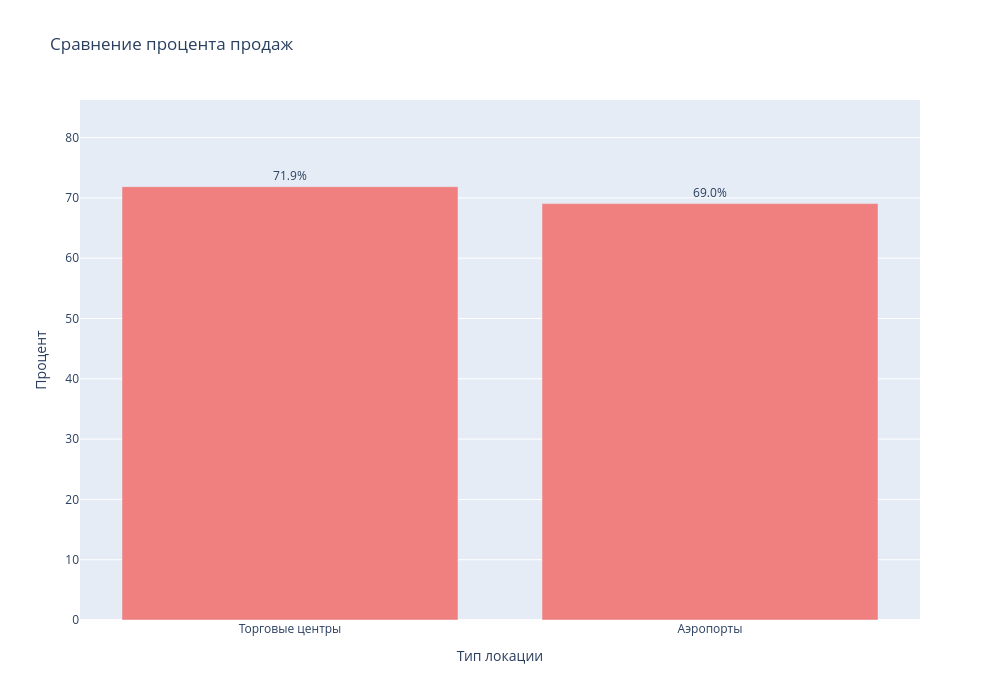

Notebook source saved alongside this figure:
### Markdown cell above
## Гипотеза 5: Shop-in-Shop форматы более эффективны в торговых центрах, чем в аэропортах.

### Code cell
import pandas as pd
import matplotlib.pyplot as plt
from scipy.stats import ttest_ind

shop_df = df2[df2['event_type'] == 'Shop-in-Shop']

mall_events = shop_df[shop_df['location_type'] == 'Luxury Mall']
airport_events = shop_df[shop_df['location_type'] == 'Airport Duty-Free']


t_stat, p_value = ttest_ind(mall_events["sell_through_pct"], airport_events["sell_through_pct"])

mall_avg = mall_events["sell_through_pct"].mean()
airport_avg = airport_events["sell_through_pct"].mean()

print(f"Средний % продаж в ТЦ: {mall_avg:.1f} %")
print(f"Средний % продаж в аэропортах: {airport_avg:.1f}%")
print()
print(f"P-value: {p_value:.4f}")

if p_value < 0.05:
    print("Разница статистически значима - гипотеза подтверждается")
else:
    print("Разница НЕ значима - гипотеза НЕ подтверждается")

fig = px.bar(
    x=["Торговые центры", "Аэропорты"],
    y=[mall_avg, airport_avg],
    title="Сравнение процента продаж",
    labels={'x': 'Тип локации', 'y': 'Процент'},
    color_discrete_sequence=["lightcoral"] 
)
fig.update_traces(
    text=[f"{mall_avg:.1f}%", f"{airport_avg:.1f}%"],
    textposition='outside',
    showlegend=False
)
fig.update_layout(
    yaxis_range=[0, max(mall_avg, airport_avg) * 1.2],
    width=1000, 
    height=700,
)
fig.show()

### Figure 1 — Plotly figure (JSON) as saved in the notebook; plotly's stock layout.template omitted (floating-point values rounded to 4 significant figures)
{"data": [{"alignmentgroup": "True", "hovertemplate": "Тип локации=%{x}<br>Процент=%{y}<extra></extra>", "legendgroup": "", "marker": {"color": "lightcoral", "pattern": {"shape": ""}}, "name": "", "offsetgroup": "", "orientation": "v", "showlegend": false, "text": ["71.9%", "69.0%"], "textposition": "outside", "type": "bar", "x": ["Торговые центры", "Аэропорты"], "xaxis": "x", "y": [71.86, 69.05], "yaxis": "y"}], "layout": {"barmode": "relative", "height": 700, "legend": {"tracegroupgap": 0}, "title": {"text": "Сравнение процента продаж"}, "width": 1000, "xaxis": {"anchor": "y", "domain": [0, 1], "title": {"text": "Тип локации"}}, "yaxis": {"anchor": "x", "domain": [0, 1], "range": [0, 86.23], "title": {"text": "Процент"}}}}
